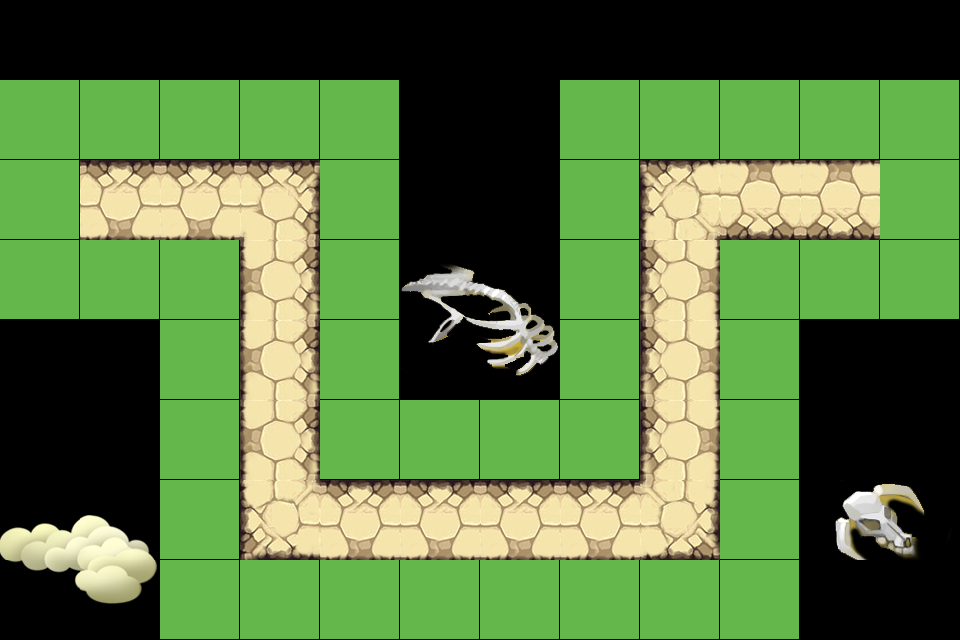

A 2D game scene composited from a Tiled map and its tileset images. What follows is a short description and the map's XML, with each tile layer's data collapsed to a summary:
An orthogonal 12x8 tile map with 80x80 px tiles, 2 tile layers (main, meta) and 6 objects.

<map version="1.0" orientation="orthogonal" width="12" height="8" tilewidth="80" tileheight="80">
 <tileset firstgid="1" name="towerBlocks" tilewidth="80" tileheight="80" spacing="1">
  <image source="TileResource/towerBlocks.png" width="512" height="512" />
  <tile id="26">
   <properties>
    <property name="Build" value="True" />
   </properties>
  </tile>
 </tileset>
 <layer name="main" width="12" height="8">
  <data>[96 cells, 28 non-empty, 18 distinct tile ids]</data>
 </layer>
 <objectgroup name="Walk" width="12" height="8">
  <object x="116" y="204" />
  <object x="273" y="204" />
  <object x="279" y="509" />
  <object x="669" y="513" />
  <object x="672" y="199" />
  <object x="843" y="199" />
 </objectgroup>
 <layer name="meta" width="12" height="8">
  <data>[96 cells, 42 non-empty, 1 distinct tile ids]</data>
 </layer>
</map>